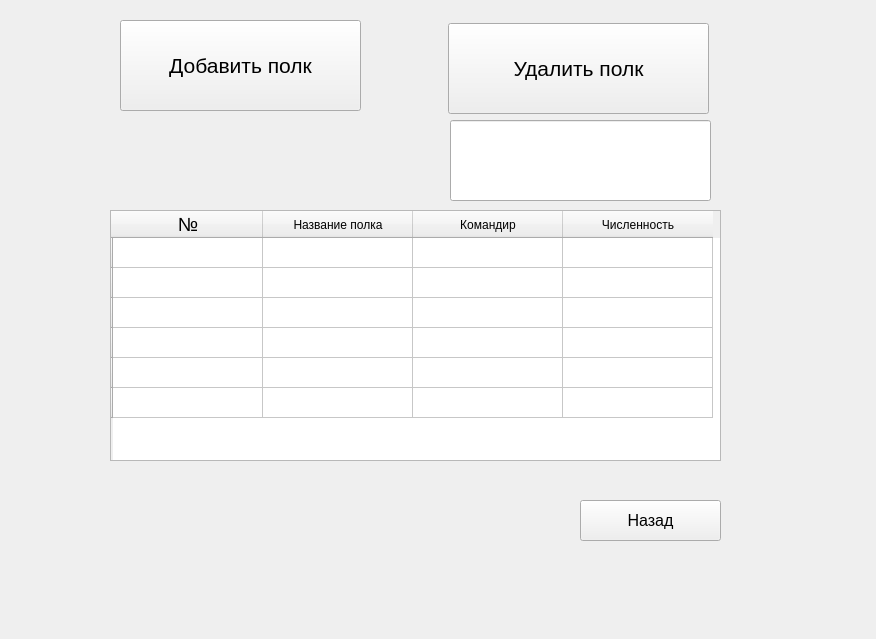
<?xml version="1.0" encoding="UTF-8"?>
<ui version="4.0">
 <class>Polks</class>
 <widget class="QWidget" name="Polks">
  <property name="geometry">
   <rect>
    <x>0</x>
    <y>0</y>
    <width>876</width>
    <height>639</height>
   </rect>
  </property>
  <property name="windowTitle">
   <string>Form</string>
  </property>
  <widget class="QPushButton" name="add">
   <property name="geometry">
    <rect>
     <x>120</x>
     <y>20</y>
     <width>241</width>
     <height>91</height>
    </rect>
   </property>
   <property name="font">
    <font>
     <pointsize>16</pointsize>
    </font>
   </property>
   <property name="text">
    <string>Добавить полк</string>
   </property>
  </widget>
  <widget class="QPushButton" name="back">
   <property name="geometry">
    <rect>
     <x>580</x>
     <y>500</y>
     <width>141</width>
     <height>41</height>
    </rect>
   </property>
   <property name="font">
    <font>
     <pointsize>12</pointsize>
    </font>
   </property>
   <property name="text">
    <string>Назад</string>
   </property>
  </widget>
  <widget class="QPushButton" name="del">
   <property name="geometry">
    <rect>
     <x>448</x>
     <y>23</y>
     <width>261</width>
     <height>91</height>
    </rect>
   </property>
   <property name="font">
    <font>
     <family>.AppleSystemUIFont</family>
     <pointsize>16</pointsize>
    </font>
   </property>
   <property name="text">
    <string>Удалить полк</string>
   </property>
  </widget>
  <widget class="QLineEdit" name="delete_input">
   <property name="geometry">
    <rect>
     <x>450</x>
     <y>120</y>
     <width>261</width>
     <height>81</height>
    </rect>
   </property>
   <property name="font">
    <font>
     <pointsize>12</pointsize>
    </font>
   </property>
  </widget>
  <widget class="QTableWidget" name="tableWidget_2">
   <property name="enabled">
    <bool>true</bool>
   </property>
   <property name="geometry">
    <rect>
     <x>110</x>
     <y>210</y>
     <width>611</width>
     <height>251</height>
    </rect>
   </property>
   <property name="showGrid">
    <bool>true</bool>
   </property>
   <attribute name="horizontalHeaderDefaultSectionSize">
    <number>150</number>
   </attribute>
   <row>
    <property name="text">
     <string/>
    </property>
   </row>
   <row>
    <property name="text">
     <string/>
    </property>
   </row>
   <row>
    <property name="text">
     <string/>
    </property>
   </row>
   <row>
    <property name="text">
     <string/>
    </property>
   </row>
   <row>
    <property name="text">
     <string/>
    </property>
   </row>
   <row>
    <property name="text">
     <string/>
    </property>
   </row>
   <column>
    <property name="text">
     <string>№</string>
    </property>
    <property name="font">
     <font>
      <pointsize>14</pointsize>
     </font>
    </property>
   </column>
   <column>
    <property name="text">
     <string>Название полка</string>
    </property>
   </column>
   <column>
    <property name="text">
     <string>Командир</string>
    </property>
   </column>
   <column>
    <property name="text">
     <string>Численность</string>
    </property>
   </column>
  </widget>
 </widget>
 <resources/>
 <connections/>
</ui>
